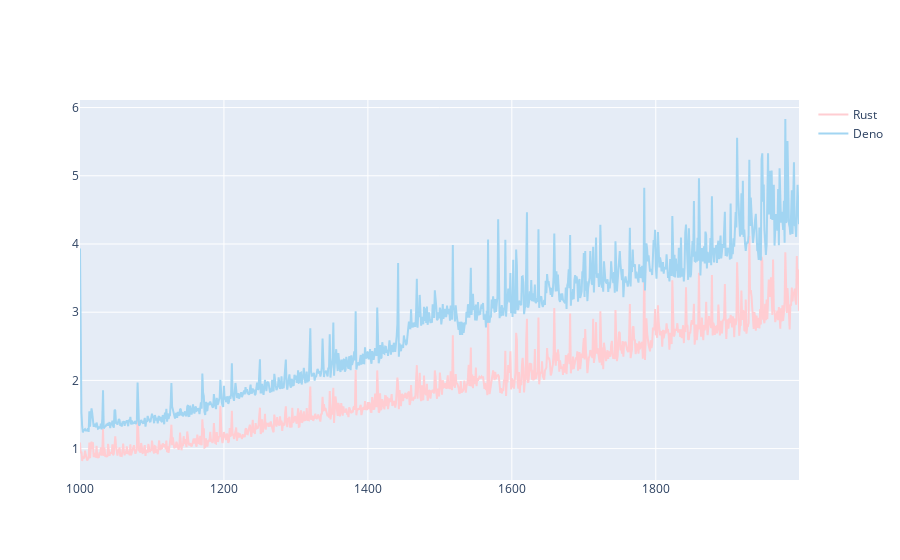

Notebook code for this chart:
### Markdown cell above
# Box

### Code cell
import plotly.graph_objects as go
trace_rust = go.Line(x=box_source_data.Serie,
            y=secret_source_data.Rust,
			name='Rust',
            marker=dict(color='#ffcdd2'))

trace_deno = go.Line(x=box_source_data.Serie,
			y=secret_source_data.Deno,
			name='Deno',
            marker=dict(color='#A2D5F2'))



data = [trace_rust, trace_deno]

# py.iplot([trace_rust], filename='rust_timings')
# py.iplot([trace_deno], filename='deno_timings')

py.iplot(data, filename='jupyter-basic_bar')

### Figure 1 — Plotly figure (JSON) as saved in the notebook; plotly's stock layout.template omitted (floating-point values rounded to 4 significant figures; data arrays with more than 128 entries replaced by an {"elided": "..."} marker saying what was removed)
{"data": [{"marker": {"color": "#ffcdd2"}, "name": "Rust", "type": "scatter", "x": {"elided": "1000 int values"}, "y": {"elided": "1000 float values"}}, {"marker": {"color": "#A2D5F2"}, "name": "Deno", "type": "scatter", "x": {"elided": "1000 int values"}, "y": {"elided": "1000 float values"}}], "layout": {}}
